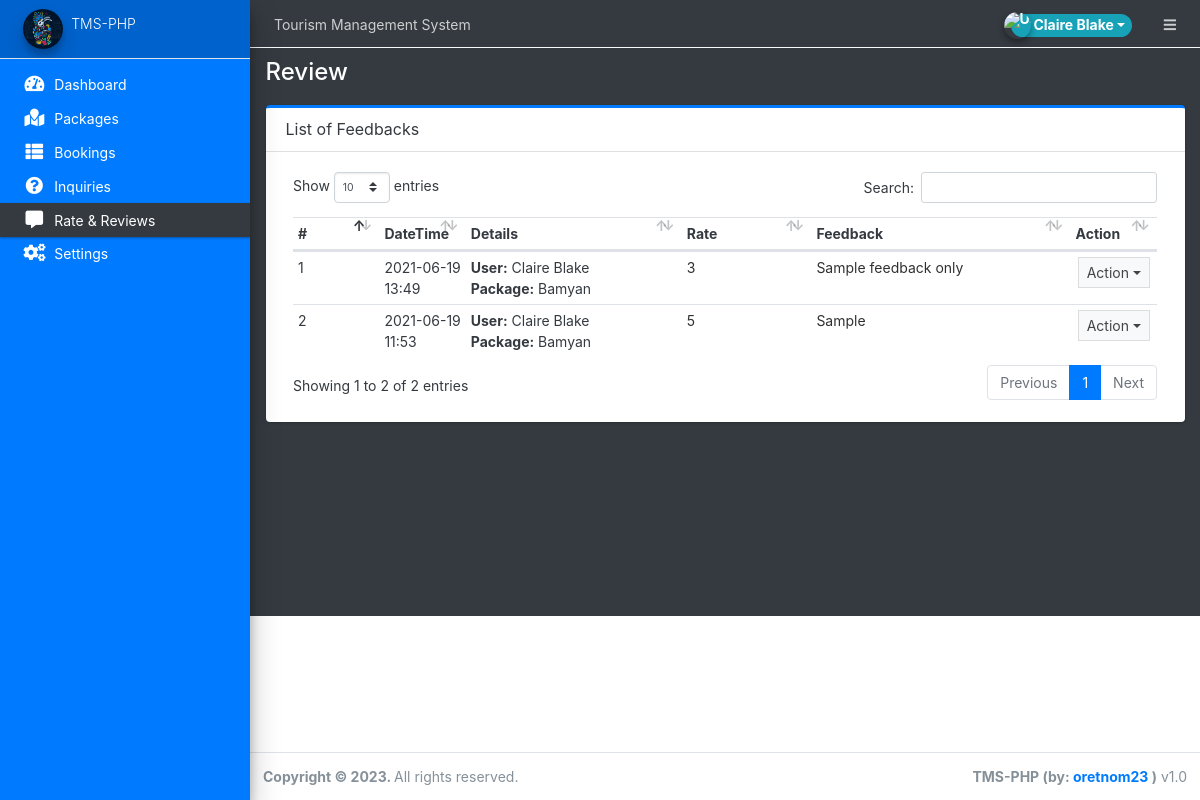
The app's page /admin/?page=review (signed in) with its own data.
### tables this page shows
CREATE TABLE `rate_review` (
  `id` int(30) NOT NULL,
  `user_id` int(30) NOT NULL,
  `package_id` int(30) NOT NULL,
  `rate` int(11) NOT NULL,
  `review` text DEFAULT NULL,
  `date_created` datetime NOT NULL DEFAULT current_timestamp()
);

CREATE TABLE `packages` (
  `id` int(30) NOT NULL,
  `title` text DEFAULT NULL,
  `tour_location` text DEFAULT NULL,
  `cost` double NOT NULL,
  `description` text DEFAULT NULL,
  `upload_path` text DEFAULT NULL,
  `status` tinyint(4) NOT NULL DEFAULT 1 COMMENT '1 =active ,2 = Inactive',
  `date_created` datetime NOT NULL DEFAULT current_timestamp()
);

### admin/review/index.php (the view, shortened to what this page needs)
<div class="card card-outline card-primary">
	<div class="card-header">
		<h3 class="card-title">List of Feedbacks</h3>
	</div>
	<div class="card-body">
        <div class="container-fluid">
        <table class="table table-stripped text-dark">
            <colgroup>
                <col width="10%">
                <col width="10%">
                <col width="25%">
                <col width="15%">
                <col width="30%">
                <col width="10%">
            </colgroup>
            <thead>
                <tr>
                    <th>#</th>
                    <th>DateTime</th>
                    <th>Details</th>
                    <th>Rate</th>
                    <th>Feedback</th>
                    <th>Action</th>
                </tr>
            </thead>
            <tbody>
                <?php
                $i=1;
                    $qry = $conn->query("SELECT r.*,concat(u.firstname,' ',u.lastname) as name, p.title FROM `rate_review` r inner join users u on .u.id = r.user_id inner join `packages` p on p.id = r.package_id order by unix_timestamp(r.date_created) desc ");
                    while($row= $qry->fetch_assoc()):
                        $row['review'] = strip_tags(stripslashes(html_entity_decode($row['review'])));
                ?>
                    <tr>
                        <td><?php echo $i++ ?></td>
                        <td><?php echo date("Y-m-d H:i",strtotime($row['date_created'])) ?></td>
                        <td>
                            <p class="m-0"><b>User:</b> <?php echo  ucwords($row['name']) ?></p>
                            <p class="m-0"><b>Package:</b> <?php echo  ucwords($row['title']) ?></p>
                        </td>
                        <td><p class="truncate-1 m-0"><?php echo $row['rate'] ?></p></td>
                        <td><p class="truncate-1 m-0" title="<?php echo $row['review'] ?>"><?php echo $row['review'] ?></p></td>
                        <td align="center">
                                <button type="button" class="btn btn-flat btn-default btn-sm dropdown-toggle dropdown-icon" data-toggle="dropdown">
                                    Action
                                </button>
                        </td>
                    </tr>
                <?php endwhile; ?>
            </tbody>
        </table>
		</div>
	</div>
</div>

### records on screen
rate_review: date_created "2021-06-19 13:49", name "Claire Blake", package.title "Bamyan", rate "3", review "Sample feedback only"
rate_review: date_created "2021-06-19 11:53", name "Claire Blake", package.title "Bamyan", rate "5", review "Sample"

### other values on screen
$_settings->info('name') "Tourism Management System"
$_settings->userdata('firstname').' '.$_settings->userdata('lastname') "Claire Blake"
$_settings->info('short_name') "TMS-PHP"
str_replace(array("/","_"), " ",$page) "Review"
